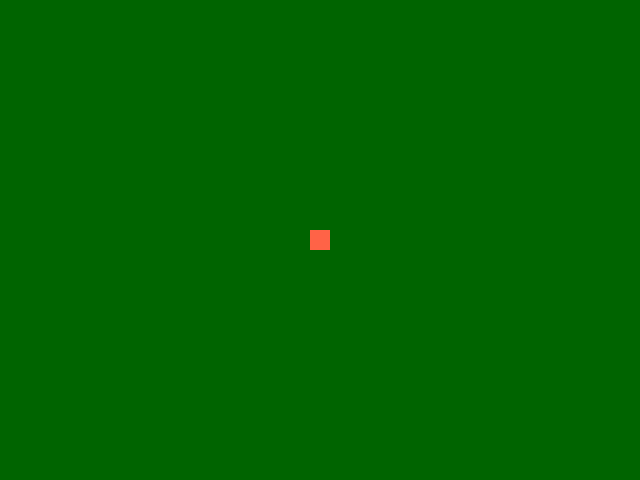

Here is the Python script that generated this plot:
#!/usr/bin/env python

# Render a single point as a vertex using vtkPolyData.

# Factory overrides: importing these modules registers the OpenGL rendering
# and interaction style implementations for vtkRenderingCore factory classes.
import vtkmodules.vtkInteractionStyle  # noqa: F401
import vtkmodules.vtkRenderingOpenGL2  # noqa: F401
# VTK pipeline classes used in this example
from vtkmodules.vtkCommonCore import vtkPoints
from vtkmodules.vtkCommonDataModel import (
    vtkCellArray,
    vtkPolyData,
)
from vtkmodules.vtkRenderingCore import (
    vtkActor,
    vtkPolyDataMapper,
    vtkRenderWindow,
    vtkRenderWindowInteractor,
    vtkRenderer,
)

# Colors (normalized RGB)
tomato_rgb = (1.0, 0.388, 0.278)
dark_green_background_rgb = (0.0, 0.392, 0.0)

# Data: a single point
points = vtkPoints()
pid = points.InsertNextPoint(1.0, 2.0, 3.0)

# Topology: a vertex cell referencing the point
vertices = vtkCellArray()
vertices.InsertNextCell(1, [pid])

# Assemble the polydata
point_poly_data = vtkPolyData()
point_poly_data.SetPoints(points)
point_poly_data.SetVerts(vertices)

# Mapper: map the point polydata to graphics primitives
mapper = vtkPolyDataMapper()
mapper.SetInputData(point_poly_data)

# Actor: set visual properties and color
actor = vtkActor()
actor.SetMapper(mapper)
actor.GetProperty().SetColor(tomato_rgb)
actor.GetProperty().SetPointSize(20)

# Renderer: assemble the scene
renderer = vtkRenderer()
renderer.AddActor(actor)
renderer.SetBackground(dark_green_background_rgb)

# Window: display the rendered scene
render_window = vtkRenderWindow()
render_window.AddRenderer(renderer)
render_window.SetWindowName("point")
render_window.SetMultiSamples(0)
render_window.SetSize(640, 480)

# Interactor: handle mouse and keyboard events
render_window_interactor = vtkRenderWindowInteractor()
render_window_interactor.SetRenderWindow(render_window)

# Launch the interactive visualization
render_window_interactor.Initialize()
render_window_interactor.Start()
